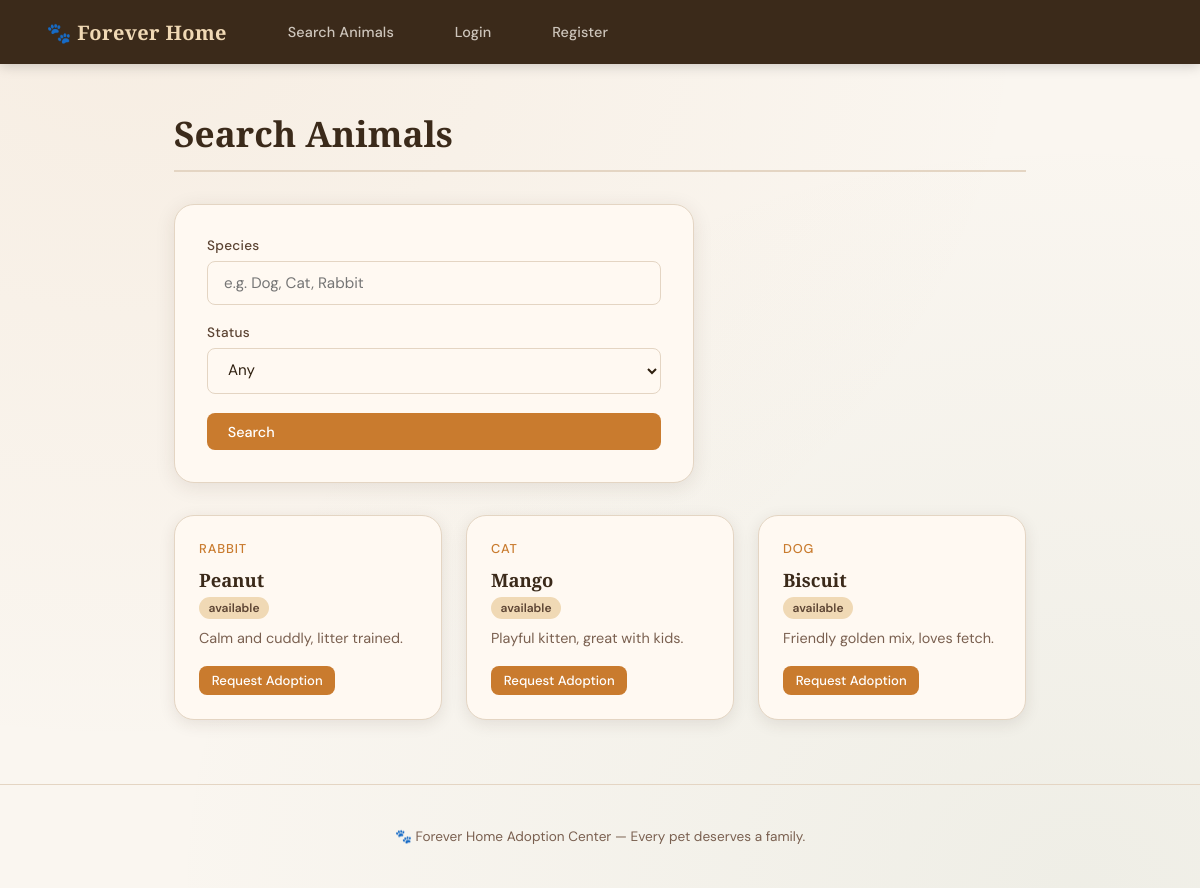
Screenshot of /index.php?action=search with the database file from the repository.
### tables this page shows
CREATE TABLE IF NOT EXISTS animals (
    id          INT AUTO_INCREMENT PRIMARY KEY,
    name        VARCHAR(100)  NOT NULL,
    species     VARCHAR(100)  NOT NULL,
    age         INT           NOT NULL DEFAULT 0,
    description TEXT,
    status VARCHAR(50) NOT  NULL DEFAULT 'available',
     
     
     
    created_at  TIMESTAMP DEFAULT CURRENT_TIMESTAMP
);

### app/controllers/profile.php (called while the page is built, shortened)
<?php
function search_animals(): void {
    $species = $_GET['species'] ?? '';
    $status  = $_GET['status'] ?? '';
    $animals = Animal::search($species, $status);
    require __DIR__ . '/../views/search.php';
}

### index.php (called while the page is built, shortened)
<?php
require __DIR__ . '/app/models/Animal.php';
require __DIR__ . '/app/controllers/profile.php';
$action = $_GET['action'] ?? 'home';
match($action) {
    'home' => home(),
    'register' => auth_register(),
    'login' => auth_login(),
    'logout' => auth_logout(),
    'admin_animals' => admin_animals(),
    'create_animal' => admin_create_animal(),
    'edit_animal' => admin_edit_animal(),
    'delete_animal' => admin_delete_animal(),
    'search' => search_animals(),
    'admin_requests' => admin_requests(),
    'review_request' => admin_review_request(),
    'adopt' => request_adoption(),
    default => home(),
};

### app/models/Animal.php (called while the page is built, shortened)
<?php
class Animal {
    public static function search(string $species = '', string $status = ''): array {
        $db = db();
        $stmt = $db->prepare('SELECT * FROM animals WHERE species LIKE ? AND status LIKE ? ORDER BY id DESC');
        $stmt->execute(["%{$species}%", "%{$status}%"]);
        return $stmt->fetchAll();
    }
}

### app/views/search.php (the view, shortened to what this page needs)
<?php require __DIR__ . '/header.php'; ?>
<div class="container">
    <div class="page-header">
        <h1>Search Animals</h1>
    </div>
    <div class="card mb-2" style="max-width: 520px;">
        <form method="GET" action="index.php">
            <div class="form-group">
                <label for="species">Species</label>
                <input type="text" id="species" name="species"
                       placeholder="e.g. Dog, Cat, Rabbit"
                       value="<?= htmlspecialchars($species) ?>">
            </div>
            <div class="form-group">
                <label for="status">Status</label>
                <select id="status" name="status">
                    <option value="">Any</option>
                </select>
            </div>
            <button type="submit" class="btn btn-primary">Search</button>
        </form>
    </div>
    <?php if (empty($animals)): ?>
        <p class="text-muted">No animals matched your search.</p>
    <?php else: ?>
        <div class="animal-grid">
            <?php foreach ($animals as $animal): ?>
                <div class="animal-card">
                    <div class="species"><?= htmlspecialchars($animal['species']) ?></div>
                    <h3><?= htmlspecialchars($animal['name']) ?></h3>
                    <span class="badge"><?= htmlspecialchars($animal['status']) ?></span>
                    <p style="margin-top: 0.5rem"><?= htmlspecialchars($animal['description'] ?? '') ?></p>
                    <?php if ($animal['status'] === 'available'): ?>
                        <a href="index.php?action=adopt&id=<?= $animal['id'] ?>"
                           class="btn btn-primary btn-sm mt-2">Request Adoption</a>
                    <?php endif; ?>
                </div>
            <?php endforeach; ?>
        </div>
    <?php endif; ?>
</div>
<?php require __DIR__ . '/footer.php'; ?>

### assets/style.css (style rules this page uses)
:root { --cream: #faf6f0; --warm-white: #fff9f2; --bark: #3b2a1a; --bark-light: #5c4433; --amber: #c97b2e; --amber-pale: #f0d9b5; --sage: #6b8f71; --sage-pale: #d6e8d9; --terra: #c05a3a; --terra-pale: #f5d5cc; --text: #2e1f0f; --text-muted: #7a6050; --border: #e4d5c3; --shadow: rgba(59, 42, 26, 0.10); --radius: 12px; --radius-lg: 20px; }
*, *::before, *::after { box-sizing: border-box; margin: 0; padding: 0; }
html { font-size: 16px; scroll-behavior: smooth; }
body { font-family: 'DM Sans', sans-serif; font-weight: 400; background-color: var(--cream); color: var(--text); min-height: 100vh; background-image: radial-gradient(ellipse at 10% 0%, rgba(201,123,46,0.07) 0%, transparent 60%), radial-gradient(ellipse at 90% 100%, rgba(107,143,113,0.08) 0%, transparent 60%); }
h1, h2, h3 { font-family: 'Playfair Display', serif; color: var(--bark); line-height: 1.2; }
h1 { font-size: 2.2rem; font-weight: 700; }
h3 { font-size: 1.2rem; font-weight: 600; }
p { line-height: 1.7; color: var(--text-muted); }
a { color: var(--amber); text-decoration: none; transition: color 0.2s; }
main, .container { max-width: 900px; margin: 3rem auto; padding: 0 1.5rem; }
.page-header { display: flex; align-items: baseline; justify-content: space-between; margin-bottom: 2rem; padding-bottom: 1rem; border-bottom: 2px solid var(--border); }
.card { background: var(--warm-white); border: 1px solid var(--border); border-radius: var(--radius-lg); padding: 2rem; box-shadow: 0 4px 20px var(--shadow); }
.btn { display: inline-flex; align-items: center; gap: 0.4rem; padding: 0.6rem 1.3rem; border-radius: 8px; font-family: 'DM Sans', sans-serif; font-size: 0.9rem; font-weight: 500; cursor: pointer; border: none; transition: transform 0.15s, box-shadow 0.15s, background 0.2s; text-decoration: none; }
.btn-primary { background: var(--amber); color: #fff; }
.btn-sm { padding: 0.35rem 0.8rem; font-size: 0.82rem; }
form { display: flex; flex-direction: column; gap: 1.2rem; }
.form-group { display: flex; flex-direction: column; gap: 0.4rem; }
label { font-size: 0.85rem; font-weight: 500; color: var(--bark-light); letter-spacing: 0.02em; }
input[type="text"], input[type="email"], input[type="password"], input[type="number"], textarea, select { padding: 0.7rem 1rem; border: 1.5px solid var(--border); border-radius: 8px; font-family: 'DM Sans', sans-serif; font-size: 0.95rem; background: var(--warm-white); color: var(--text); transition: border-color 0.2s, box-shadow 0.2s; outline: none; }
.animal-grid { display: grid; grid-template-columns: repeat(auto-fill, minmax(250px, 1fr)); gap: 1.5rem; margin-top: 2rem; }
.animal-card { background: var(--warm-white); border: 1px solid var(--border); border-radius: var(--radius-lg); padding: 1.5rem; box-shadow: 0 4px 16px var(--shadow); transition: transform 0.2s, box-shadow 0.2s; }
.animal-card h3 { font-size: 1.15rem; margin-bottom: 0.3rem; }
.animal-card .species { font-size: 0.8rem; font-weight: 500; color: var(--amber); text-transform: uppercase; letter-spacing: 0.07em; margin-bottom: 0.75rem; }
.animal-card p { font-size: 0.9rem; line-height: 1.6; }
.badge { display: inline-block; padding: 0.2rem 0.6rem; border-radius: 99px; font-size: 0.75rem; font-weight: 600; background: var(--amber-pale); color: var(--bark-light); }
.mt-2 { margin-top: 1rem; }
.mb-2 { margin-bottom: 1rem; }

### rows the page displays
animals: species "RABBIT", name "Peanut", status "available", description "Calm and cuddly, litter trained."
animals: species "CAT", name "Mango", status "available", description "Playful kitten, great with kids."
animals: species "DOG", name "Biscuit", status "available", description "Friendly golden mix, loves fetch."
